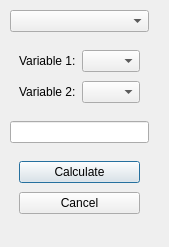
<?xml version="1.0" encoding="UTF-8"?>
<ui version="4.0">
 <class>Dialog</class>
 <widget class="QDialog" name="Dialog">
  <property name="geometry">
   <rect>
    <x>0</x>
    <y>0</y>
    <width>169</width>
    <height>247</height>
   </rect>
  </property>
  <property name="windowTitle">
   <string>Dialog</string>
  </property>
  <widget class="QWidget" name="centralWidget" native="true">
   <property name="geometry">
    <rect>
     <x>10</x>
     <y>10</y>
     <width>139</width>
     <height>216</height>
    </rect>
   </property>
   <layout class="QVBoxLayout" name="verticalLayout_2">
    <item>
     <widget class="QComboBox" name="dataChannels"/>
    </item>
    <item>
     <widget class="QWidget" name="widget" native="true">
      <layout class="QGridLayout" name="gridLayout">
       <item row="0" column="0">
        <widget class="QLabel" name="var1Label">
         <property name="text">
          <string>Variable 1:</string>
         </property>
        </widget>
       </item>
       <item row="0" column="1">
        <widget class="QComboBox" name="axisChoice1"/>
       </item>
       <item row="1" column="0">
        <widget class="QLabel" name="var2Label">
         <property name="text">
          <string>Variable 2:</string>
         </property>
        </widget>
       </item>
       <item row="1" column="1">
        <widget class="QComboBox" name="axisChoice2"/>
       </item>
      </layout>
     </widget>
    </item>
    <item>
     <widget class="QLineEdit" name="formulaLineEdit"/>
    </item>
    <item>
     <widget class="QWidget" name="choiceWidget" native="true">
      <layout class="QVBoxLayout" name="verticalLayout">
       <item>
        <widget class="QPushButton" name="execButton">
         <property name="text">
          <string>Calculate</string>
         </property>
        </widget>
       </item>
       <item>
        <widget class="QPushButton" name="cancelButton">
         <property name="text">
          <string>Cancel</string>
         </property>
        </widget>
       </item>
      </layout>
     </widget>
    </item>
   </layout>
  </widget>
 </widget>
 <resources/>
 <connections/>
</ui>
